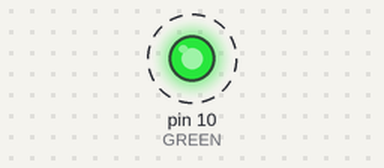
A sketch run on a simulated Arduino Uno, built with avr-gcc and run on an emulated ATmega328P. Shown: output pins drawn as LEDs (lit = HIGH). Dashed ring = blinking. What the sketch prints to the serial monitor is not drawn.

Above: at 0.5 s.
Timing chart, 0 to 4.6 s (numbered marks = the images above):
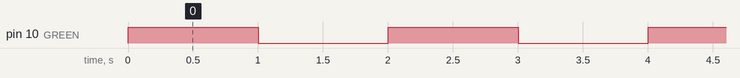

The sketch:

test.ino
```cpp
int GREEN = 10;
int DELAY_GREEN = 1000;

void setup() {
  Serial.begin(9600);
  pinMode(GREEN, OUTPUT);
  Serial.println("Traffic Light");
}

void loop() {
  digitalWrite(GREEN,HIGH);
  delay(DELAY_GREEN);
  digitalWrite(GREEN,LOW);
  delay(DELAY_GREEN);
}
```

Measured:
- by itself, pin 10 (GREEN): alternates HIGH for 1.0 s and LOW for 1.0 s
